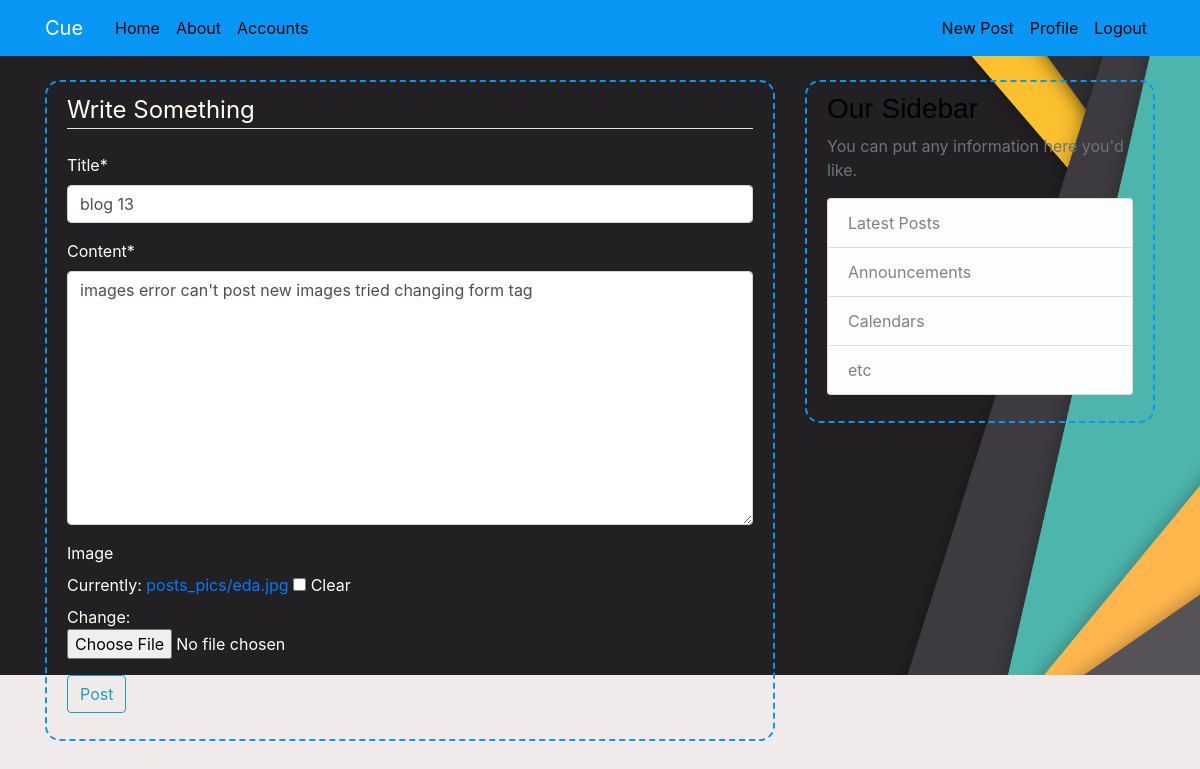
Screenshot of /post/25/update (signed in) with the database file from the repository.
### blog/models.py (models this page shows, shortened)
class Post(models.Model):
    title = models.CharField(max_length = 100)
    content = models.TextField()
    date_posted = models.DateTimeField(default=timezone.now)
    author  = models.ForeignKey(User,on_delete=models.CASCADE)
    image = models.ImageField(blank=True,null=True,upload_to='posts_pics')

### blog/views.py (the view, shortened to what this page needs)
# urls.py: path('post/<int:pk>/update',PostUpdateView.as_view(),name = 'post-update'),
class PostUpdateView(UserPassesTestMixin, LoginRequiredMixin, UpdateView):
    model = Post
    fields = ['title','content','image']
    def test_func(self):
        post = self.get_object()
        if self.request.user == post.author:
            return True
        return False #403 -forbidden

### blog/templates/blog/post_form.html (shortened to what this page needs)
{% extends "blog/base.html" %}
{% load crispy_forms_tags %}
{% block content %}
    <div class = "content-section">
            <form method="POST" enctype="multipart/form-data">
                <fieldset class = "from-group">
                    <legend class = "border-bottom mb-4">
                            Write Something
                    </legend>
                    {{ form|crispy }}
                </fieldset>
        <div class="form-group">
            <button class="btn btn-outline-info" type="submit"> Post </button>
        </div>
            </form>
    </div>
{% endblock content %}

### blog/static/blog/main.css (style rules this page uses)
body { background: #f0eaea; color: #111010; margin-top: 5rem; }
.content-section { background:transparent; padding: 10px 20px; border: 2px dashed #0997f6; border-radius: 15px; margin-bottom: 20px; color: #fffff0; }

### rows the page displays
Post: title "blog 13", content "images error can't post new images tried changing form tag"
